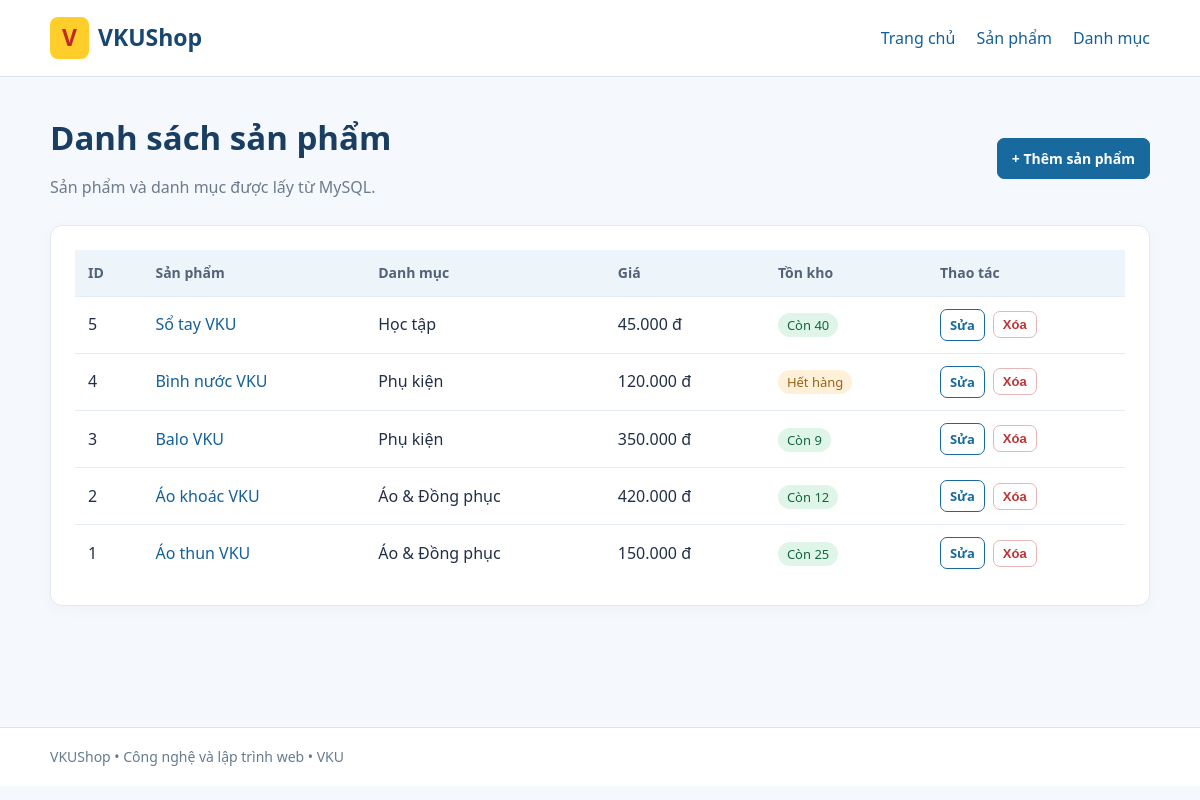
/products.php, run on the app's committed database.
### tables this page shows
CREATE TABLE IF NOT EXISTS products (
    id INT UNSIGNED AUTO_INCREMENT PRIMARY KEY,
    category_id INT UNSIGNED NOT NULL,
    name VARCHAR(150) NOT NULL,
    price DECIMAL(12, 0) NOT NULL,
    stock INT UNSIGNED NOT NULL DEFAULT 0,
    CONSTRAINT fk_products_categories
        FOREIGN KEY (category_id) REFERENCES categories(id)
        ON DELETE RESTRICT ON UPDATE RESTRICT
);

CREATE TABLE IF NOT EXISTS categories (
    id INT UNSIGNED AUTO_INCREMENT PRIMARY KEY,
    name VARCHAR(100) NOT NULL,
    slug VARCHAR(120) NOT NULL,
    UNIQUE KEY uq_categories_slug (slug)
);

### src/Controllers/ProductController.php (called while the page is built, shortened)
<?php
final class ProductController
{
    public function index(): void
    {
        $products = $this->products->all();
        require __DIR__ . '/../../views/products/index.php';
    }
}

### public/products.php (called while the page is built, shortened)
<?php
require __DIR__ . '/../includes/bootstrap.php';
$controller = new ProductController(new ProductRepository($pdo), new CategoryRepository($pdo));
$controller->index();

### includes/functions.php (called while the page is built, shortened)
<?php
function e(mixed $value): string
{
    return htmlspecialchars((string) $value, ENT_QUOTES | ENT_SUBSTITUTE, 'UTF-8');
}
function asset_path(string $relativePath): string
{
    return 'assets/' . ltrim($relativePath, '/');
}

### src/Repositories/ProductRepository.php (called while the page is built, shortened)
<?php
final class ProductRepository
{
    public function all(): array
    {
        return $this->pdo->query(
            'SELECT p.id, p.name, p.price, p.stock, c.name AS category_name
             FROM products p
             JOIN categories c ON c.id = p.category_id
             ORDER BY p.id DESC'
        )->fetchAll(PDO::FETCH_ASSOC);
    }
}

### views/products/index.php (the view, shortened to what this page needs)
<?php
require __DIR__ . '/../../includes/header.php';
?>
<div class="page-head">
 <div><h1>Danh sách sản phẩm</h1><p class="muted">Sản phẩm và danh mục được lấy từ MySQL.</p></div>
 <a class="btn" href="create-product.php">+ Thêm sản phẩm</a>
</div>
<div class="card table-scroll">
 <table class="data-table">
  <thead><tr><th>ID</th><th>Sản phẩm</th><th>Danh mục</th><th>Giá</th><th>Tồn kho</th><th>Thao tác</th></tr></thead>
  <tbody>
  <?php foreach ($products as $product):  ?>
  <tr>
   <td><?= (int)$product['id'] ?></td>
   <td><a href="product-detail.php?id=<?= (int)$product['id'] ?>"><?= e($product['name']) ?></a></td>
   <td><?= e($product['category_name']) ?></td>
   <td><?= number_format((float)$product['price'], 0, ',', '.') ?> đ</td>
   <td><span class="tag <?= (int)$product['stock'] > 0 ? '' : 'missing' ?>"><?= (int)$product['stock'] > 0 ? 'Còn ' . (int)$product['stock'] : 'Hết hàng' ?></span></td>
   <td><div class="actions">
      <a class="btn btn-sm btn-outline" href="edit-product.php?id=<?= (int)$product['id'] ?>">Sửa</a>
      <form action="delete-product.php" method="post" onsubmit="return confirm('Xóa sản phẩm này?')">
       <button type="submit" class="btn btn-sm btn-danger">Xóa</button>
      </form>
   </div></td>
  </tr>
  <?php endforeach; ?>
  </tbody>
 </table>
</div>
<?php require __DIR__ . '/../../includes/footer.php'; ?>

### includes/header.php (shortened to what this page needs)
?><!doctype html>
<html lang="vi">
<head>
    <link rel="stylesheet" href="<?= e(asset_path('css/style.css')) ?>">
</head>
<body>
<header class="site-header">
  <div class="container nav-inner">
    <a class="brand" href="index.php"><span class="brand-mark">V</span><span>VKUShop</span></a>
    <nav aria-label="Điều hướng chính">
      <a href="index.php">Trang chủ</a>
      <a href="products.php">Sản phẩm</a>
      <a href="categories.php">Danh mục</a>
    </nav>
  </div>
</header>
<main class="container main-content">

### includes/footer.php
</main>
<footer class="footer"><div class="container">VKUShop • Công nghệ và lập trình web • VKU</div></footer>
</body></html>

### public/assets/css/style.css (style rules this page uses)
* { box-sizing:border-box }
body { margin:0;background:#f5f8fc;color:#213047;font:16px/1.55 system-ui,-apple-system,"Segoe UI",Arial,sans-serif }
a { color:#146099;text-decoration:none }
.container { width:min(1100px,calc(100% - 32px));margin:auto }
.site-header { background:#fff;border-bottom:1px solid #dbe5f0 }
.nav-inner { min-height:76px;display:flex;align-items:center;justify-content:space-between;gap:20px;flex-wrap:wrap }
.brand { display:flex;align-items:center;gap:9px;color:#1a476f;font-weight:800;font-size:23px }
.brand-mark { background:#ffce2b;border-radius:8px;color:#c32828;padding:3px 12px }
.site-header nav { display:flex;gap:21px;flex-wrap:wrap }
.main-content { min-height:calc(100vh - 150px);padding:35px 0 55px }
.footer { border-top:1px solid #dbe5f0;background:#fff;color:#657b8d;padding:18px 0;font-size:14px }
h1 { font-size:clamp(24px,4vw,33px);margin:0 0 12px;color:#193e61 }
.muted { color:#6d7b8b }
.page-head { display:flex;justify-content:space-between;gap:15px;align-items:center;margin-bottom:20px;flex-wrap:wrap }
.page-head p { margin:5px 0 }
.card { background:white;border:1px solid #e2e9f1;border-radius:12px;box-shadow:0 3px 15px #173b5e08;padding:24px }
.table-scroll { overflow-x:auto }
.data-table { width:100%;border-collapse:collapse;min-width:660px }
.data-table th { text-align:left;font-size:14px;color:#526277;background:#edf5fb }
.data-table th,.data-table td { padding:12px 13px;border-bottom:1px solid #e4edf4 }
.data-table tr:last-child td { border-bottom:0 }
.actions { display:flex;gap:8px;align-items:center;flex-wrap:wrap }
.actions form { display:inline;margin:0 }
.btn { display:inline-flex;align-items:center;justify-content:center;gap:5px;padding:9px 14px;border-radius:7px;background:#17699e;color:#fff;font-size:14px;font-weight:600;border:1px solid #17699e;cursor:pointer;text-decoration:none }
.btn-outline { background:#fff;color:#17699e }
.btn-danger { background:#fff;color:#bc3434;border-color:#e7b6b6 }
.btn-sm { font-size:13px;padding:5px 9px }
.tag { font-size:13px;padding:3px 9px;border-radius:18px;background:#dff5e8;color:#146642;white-space:nowrap }
.tag.missing { background:#fff0da;color:#986416 }

### data on the page
products: id "5", name "Sổ tay VKU", category.name "Học tập", price "45.000", stock "40"
products: id "4", name "Bình nước VKU", category.name "Phụ kiện", price "120.000", stock "Hết hàng"
products: id "3", name "Balo VKU", category.name "Phụ kiện", price "350.000", stock "9"
products: id "2", name "Áo khoác VKU", category.name "Áo & Đồng phục", price "420.000", stock "12"
products: id "1", name "Áo thun VKU", category.name "Áo & Đồng phục", price "150.000", stock "25"
